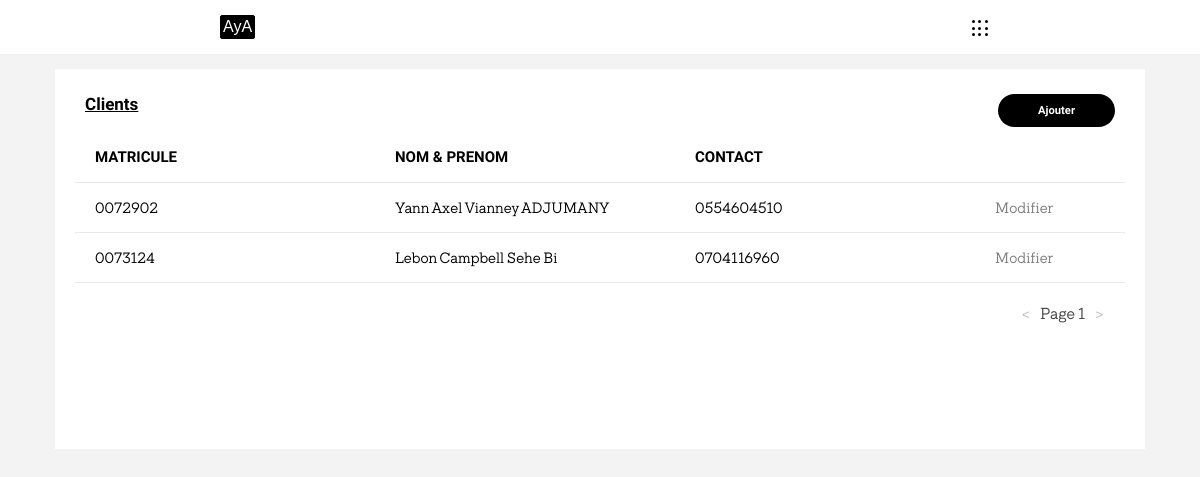
Page /sub.php on the committed database.
### tables this page shows
CREATE TABLE `client` (
  `mat_cli` varchar(15) NOT NULL,
  `nom` varchar(25) NOT NULL,
  `prenom` varchar(45) NOT NULL,
  `contact` varchar(10) NOT NULL,
  `type_client` int(11) NOT NULL
);

### main.php (called while the page is built)
<?php
    $cnx = mysqli_connect("localhost", "root", "root", "bd_bois");
    $nb = mysqli_num_rows(mysqli_query($cnx, "SELECT * FROM client"));
?>

### sub.php (the view, shortened to what this page needs)
<!DOCTYPE html>
<html lang="en">
    <head>
        <link rel="stylesheet" href="./assets/style.css">
    </head>
    <?php
        include_once('main.php');
        $max = 8;
        $nb = ceil($nb / $max);
        $n = 1;
        $offset = $max * $n - $max;
        $limit = $max;
    ?>
    <body>
        <?php include_once('./public/header.php') ?>
        <main>
            <div class="data-table">
                <div class="data-table-top">
                    <div class="title">Clients</div>
                    <button><a href="http://localhost:8888/tests/bd/add.php">Ajouter</a></button>
                </div>
                <table>
                    <tr>
                        <th>MATRICULE</th>
                        <th>NOM & PRENOM</th>
                        <th>CONTACT</th>
                        <th style="width: 150px"></th>
                    </tr>
                    <?php
                        $req = "SELECT * FROM client LIMIT $limit OFFSET $offset";
                        $result = mysqli_query($cnx, $req);
                        if (mysqli_num_rows($result) > 0) {
                            $rows = mysqli_fetch_all($result);
                        }
                    ?>
                    <?php foreach($rows as $row): ?>
                        <tr>
                            <td>
                                <?php echo $row[0]; ?>
                            </td>
                            <td>
                                <?php echo $row[2] . ' ' . $row[1]; ?>
                            </td>
                            <td>
                                <?php echo $row[3]; ?>
                            </td>
                            <td style="width: 150px">
                                <a href="http://localhost:8888/tests/bd/update.php<?php echo "?id=" . $row[0] . "&name=" . $row[1] . "&pname=" . $row[2] . "&num=" . $row[3] ?>">
                                    <span class="update">Modifier</span>
                                </a>
                            </td>
                        </tr>
                    <?php endforeach; ?>
                </table>
                <form action="sub.php" method="get">
                    <div class="pagination">
                        <button type="submit" value="<?php echo $n - 1; ?>" <?php if ($n == 1) echo "disabled"?> name="btnPrevious"><</button>
                            <?php
                                echo "Page $n";
                            ?>
                        <button type="submit" value="<?php echo $n + 1; ?>" <?php if ($n == $nb) echo "disabled"?> name="btnNext">></button>
                    </div>
                </form>
            </div>
        </main>
    </body>
</html>

### assets/style.css (style rules this page uses)
*::placeholder { font-size: 12px; }
* { margin: 0; padding: 0; box-sizing: border-box; }
a { color: #fff; text-decoration: none; }
body { background-color: rgb(243, 243, 243); }
main { padding: 15px; display: flex; flex-direction: column; align-items: center; }
button { cursor: pointer; }
table { font-family: 'Rationalist', 'Trebuchet MS', 'Lucida Sans Unicode', 'Lucida Grande', 'Lucida Sans', Arial, sans-serif; font-style: normal; text-align: center; border-collapse: collapse; font-size: 15px; }
th { font-family: 'Catamaran'; font-weight: 700; height: 45px; }
.data-table { min-height: 380px; padding: 20px; background-color: #fff; }
td, th { width: 300px; height: 50px; text-align: left; vertical-align: middle; padding: 0 0 0 20px; border-bottom: 1.5px solid #e0dbdbab; }
.pagination { margin-top: 20px; float: right; width: 110px; font-size: 16px; color: #444; font-family: 'Rationalist', sans-serif; }
.pagination button { margin: 0 7px; border: none; background-color: transparent; }
.pagination button:disabled { cursor: not-allowed; }
.data-table-top { display: flex; justify-content: space-between; padding: 5px 10px; }
.data-table-top button { border: none; padding: 10px 40px; background-color: #000; color: #fff; border-radius: 50px; font-weight: 700; font-size: .7em; font-family: 'Catamaran', Arial, Helvetica, sans-serif; }
.data-table-top .title { font-weight: 700; font-family: 'Catamaran', 'Rationalist', Arial, Helvetica, sans-serif; font-size: 17px; text-decoration: underline; }

### sub.php (style rules this page uses)
.update { color: #7e7c7c; cursor: pointer; }

### public/header.php (style rules this page uses)
:root { --point-colour: #000; }

### rows in the picture
client: mat_cli "0072902", prenom "Yann Axel Vianney", nom "ADJUMANY", contact "0554604510"
client: mat_cli "0073124", prenom "Lebon Campbell", nom "Sehe Bi", contact "0704116960"

### other values in the picture
$n "1"
